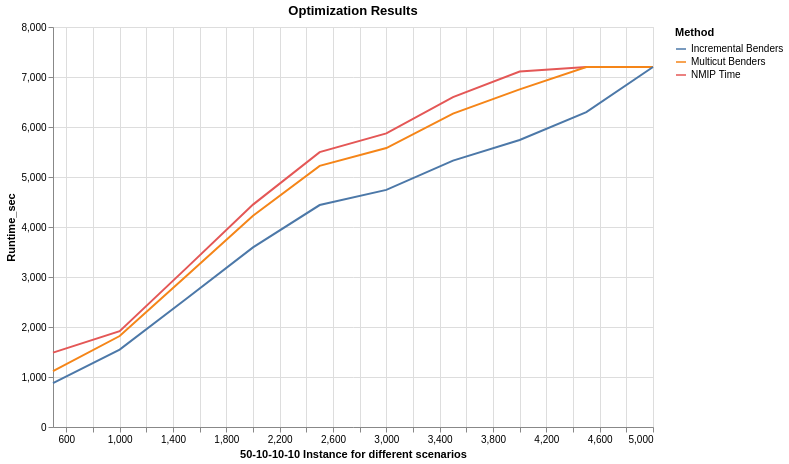

The notebook cell this image was saved under:
### Code cell
df_long = DataFrame(
    Instance = repeat(Instance,  outer = 3), 
    Runtime_sec = vcat(NMIP_time, Multicut_Benders, Incremental_Benders),  
    Method = repeat(["NMIP Time", "Multicut Benders", "Incremental Benders"], inner=length(Instance)) 
)

# Now plot using VegaLite
@vlplot(
    :line,
    x = {:Instance, title = "$O-$T-$M-$E Instance for different scenarios"},   
    y = :Runtime_sec,                 
    color = :Method,                
    data = df_long,                
    width = 600, 
    height = 400,
    linestyle=[:solid :dash :dot],
    title = "Optimization Results",
)

### Figure 1 — Vega specification as saved in the notebook (floating-point values rounded to 4 significant figures)
{"$schema": "https://vega.github.io/schema/vega/v5.json", "axes": [{"aria": false, "domain": false, "grid": true, "gridScale": "y", "labels": false, "maxExtent": 0, "minExtent": 0, "orient": "bottom", "scale": "x", "tickCount": {"signal": "ceil(width/40)"}, "ticks": false, "zindex": 0}, {"aria": false, "domain": false, "grid": true, "gridScale": "x", "labels": false, "maxExtent": 0, "minExtent": 0, "orient": "left", "scale": "y", "tickCount": {"signal": "ceil(height/40)"}, "ticks": false, "zindex": 0}, {"grid": false, "labelFlush": true, "labelOverlap": true, "orient": "bottom", "scale": "x", "tickCount": {"signal": "ceil(width/40)"}, "title": "50-10-10-10 Instance for different scenarios", "zindex": 0}, {"grid": false, "labelOverlap": true, "orient": "left", "scale": "y", "tickCount": {"signal": "ceil(height/40)"}, "title": "Runtime_sec", "zindex": 0}], "background": "white", "data": [{"name": "source_0", "values": [{"Instance": 500, "Method": "NMIP Time", "Runtime_sec": 1487.0}, {"Instance": 1000, "Method": "NMIP Time", "Runtime_sec": 1915.0}, {"Instance": 1500, "Method": "NMIP Time", "Runtime_sec": 3178.0}, {"Instance": 2000, "Method": "NMIP Time", "Runtime_sec": 4447.0}, {"Instance": 2500, "Method": "NMIP Time", "Runtime_sec": 5498.0}, {"Instance": 3000, "Method": "NMIP Time", "Runtime_sec": 5873.0}, {"Instance": 3500, "Method": "NMIP Time", "Runtime_sec": 6599.0}, {"Instance": 4000, "Method": "NMIP Time", "Runtime_sec": 7108.0}, {"Instance": 4500, "Method": "NMIP Time", "Runtime_sec": 7200}, {"Instance": 5000, "Method": "NMIP Time", "Runtime_sec": 7200}, {"Instance": 500, "Method": "Multicut Benders", "Runtime_sec": 1117.0}, {"Instance": 1000, "Method": "Multicut Benders", "Runtime_sec": 1820.0}, {"Instance": 1500, "Method": "Multicut Benders", "Runtime_sec": 3019.0}, {"Instance": 2000, "Method": "Multicut Benders", "Runtime_sec": 4225.0}, {"Instance": 2500, "Method": "Multicut Benders", "Runtime_sec": 5223.0}, {"Instance": 3000, "Method": "Multicut Benders", "Runtime_sec": 5579.0}, {"Instance": 3500, "Method": "Multicut Benders", "Runtime_sec": 6269.0}, {"Instance": 4000, "Method": "Multicut Benders", "Runtime_sec": 6753.0}, {"Instance": 4500, "Method": "Multicut Benders", "Runtime_sec": 7200}, {"Instance": 5000, "Method": "Multicut Benders", "Runtime_sec": 7200}, {"Instance": 500, "Method": "Incremental Benders", "Runtime_sec": 877.6}, {"Instance": 1000, "Method": "Incremental Benders", "Runtime_sec": 1547.0}, {"Instance": 1500, "Method": "Incremental Benders", "Runtime_sec": 2566.0}, {"Instance": 2000, "Method": "Incremental Benders", "Runtime_sec": 3591.0}, {"Instance": 2500, "Method": "Incremental Benders", "Runtime_sec": 4439.0}, {"Instance": 3000, "Method": "Incremental Benders", "Runtime_sec": 4742.0}, {"Instance": 3500, "Method": "Incremental Benders", "Runtime_sec": 5329.0}, {"Instance": 4000, "Method": "Incremental Benders", "Runtime_sec": 5740.0}, {"Instance": 4500, "Method": "Incremental Benders", "Runtime_sec": 6297.0}, {"Instance": 5000, "Method": "Incremental Benders", "Runtime_sec": 7200}]}, {"name": "data_0", "source": "source_0", "transform": [{"as": "Instance", "expr": "toNumber(datum[\"Instance\"])", "type": "formula"}]}], "height": 400, "legends": [{"stroke": "color", "symbolType": "stroke", "title": "Method"}], "marks": [{"encode": {"update": {"height": {"field": {"group": "height"}}, "width": {"field": {"group": "width"}}}}, "from": {"facet": {"data": "data_0", "groupby": ["Method"], "name": "faceted_path_main"}}, "marks": [{"encode": {"update": {"defined": {"signal": "isValid(datum[\"Instance\"]) && isFinite(+datum[\"Instance\"]) && isValid(datum[\"Runtime_sec\"]) && isFinite(+datum[\"Runtime_sec\"])"}, "description": {"signal": "\"50-10-10-10 Instance for different scenarios: \" + (format(datum[\"Instance\"], \"\")) + \"; Runtime_sec: \" + (format(datum[\"Runtime_sec\"], \"\")) + \"; Method: \" + (isValid(datum[\"Method\"]) ? datum[\"Method\"] : \"\"+datum[\"Method\"])"}, "stroke": {"field": "Method", "scale": "color"}, "x": {"field": "Instance", "scale": "x"}, "y": {"field": "Runtime_sec", "scale": "y"}}}, "from": {"data": "faceted_path_main"}, "name": "marks", "sort": {"field": "datum[\"Instance\"]"}, "style": ["line"], "type": "line"}], "name": "pathgroup", "type": "group"}], "padding": 5, "scales": [{"domain": {"data": "data_0", "field": "Instance"}, "name": "x", "nice": true, "range": [0, {"signal": "width"}], "type": "linear", "zero": false}, {"domain": {"data": "data_0", "field": "Runtime_sec"}, "name": "y", "nice": true, "range": [{"signal": "height"}, 0], "type": "linear", "zero": true}, {"domain": {"data": "data_0", "field": "Method", "sort": true}, "name": "color", "range": "category", "type": "ordinal"}], "style": "cell", "title": {"frame": "group", "text": "Optimization Results"}, "width": 600}
